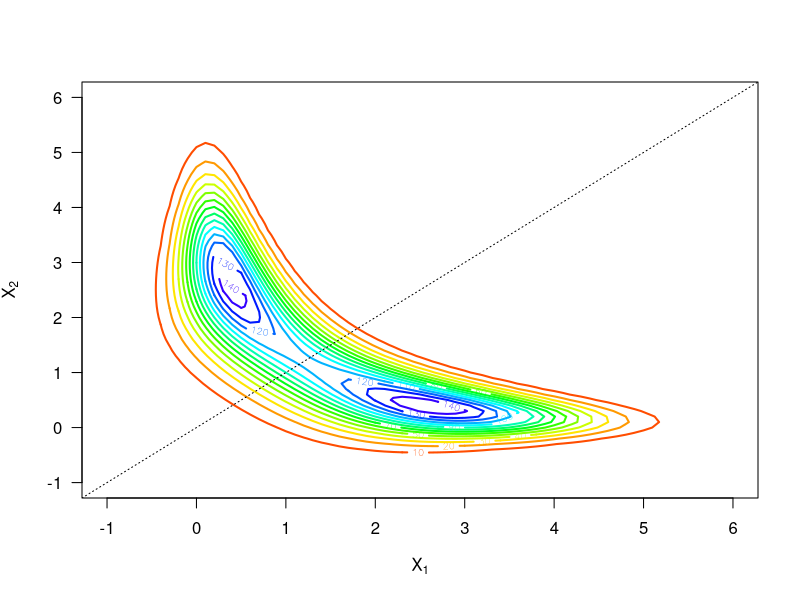

This figure's R source: (Note: this script raises an error after producing the figure.)
'wait' <- function()
  {
    t <- readline("\nPlease 'q' to quit the demo or any other key to continue...\n")
    if (t == "q") stop ("end of the demo")
  }

## Initialization
options(digits=4, max.print=40)

## Gelman and Meng (2001) kernel function
'GelmanMeng' <- function(x, A=1, B=0, C1=3, C2=3, log=TRUE)
  {
    if (is.vector(x))
      x <- matrix(x, nrow=1)
    r <- -.5 * (A*x[,1]^2*x[,2]^2 + x[,1]^2 + x[,2]^2
                - 2*B*x[,1]*x[,2] - 2*C1*x[,1] - 2*C2*x[,2])
    if (!log)
      r <- exp(r)
    as.vector(r)
  }
wait()

## Contour plot of the Gelman and Meng (2001) kernel function.
'PlotGelmanMeng' <- function(x1, x2)
  {
    GelmanMeng(cbind(x1,x2), log=FALSE)
  }
x1 <- x2 <- seq(from=-1, to=6, by=0.1)
z <- outer(x1, x2, FUN=PlotGelmanMeng)
contour(x1, x2, z, nlevel=20, las=1, lwd=2, col=rainbow(20),
        xlab=expression(X[1]), ylab=expression(X[2]))
abline(a=0, b=1, lty='dotted')
wait()

## Use AdMit to the Gelman and Meng (2001) kernel function.
set.seed(1234)
outAdMit <- AdMit(GelmanMeng, mu0=c(0,0.1))
print(outAdMit)
wait()

## Contour plot of the mixture approximation obtained with AdMit.
'PlotMit' <- function(x1, x2, mit)
  {
    dMit(cbind(x1, x2), mit=mit, log=FALSE)
  }
z <- outer(x1, x2, FUN=PlotMit, mit=outAdMit$mit)
contour(x1, x2, z, nlevel=20, las=1, lwd=2, col=rainbow(20),
        xlab=expression(X[1]), ylab=expression(X[2]))
abline(a=0, b=1, lty='dotted')
wait()

## Contour plot of the components of the mixture approximation
## obtained with AdMit.
par(mfrow=c(2,2))
for (h in 1:4)
  {
    mith <- list(p=1,
                 mu=outAdMit$mit$mu[h,,drop=FALSE],
                 Sigma=outAdMit$mit$Sigma[h,,drop=FALSE],
                 df=outAdMit$mit$df)
    z <- outer(x1, x2, FUN=PlotMit, mit=mith)
    contour(x1, x2, z, las=1, nlevel=20, lwd=2, col=rainbow(20),
            xlab=expression(X[1]), ylab=expression(X[2]))
    abline(a=0, b=1, lty='dotted')
    title(main=paste("component nr.", h))
  }
wait()

## Use importance sampling with the mixture approximation
## as the importance density.
outAdMitIS <- AdMitIS(KERNEL=GelmanMeng, mit=outAdMit$mit)
print(outAdMitIS)
wait()

## Use an alternative 'G' function in importance sampling
## for computing the covariance matrix.
'G.cov' <- function(theta, mu)
  {
    'G.cov_sub' <- function(x)
      (x-mu) %*% t(x-mu)
    
    theta <- as.matrix(theta)
    tmp <- apply(theta, 1, G.cov_sub)
    if (length(mu)>1)
      t(tmp)
    else
      as.matrix(tmp)
  }
outAdMitIS <- AdMitIS(KERNEL=GelmanMeng, G=G.cov, mit=outAdMit$mit, mu=c(1.459,1.459))
print(outAdMitIS)
V <- matrix(outAdMitIS$ghat,2,2)
print(V)
cov2cor(V)
wait()

## Use independence Metropolis-Hastings algorithm with
## the mixture approximation as the candidate density.
outAdMitMH <- AdMitMH(KERNEL=GelmanMeng, mit=outAdMit$mit)
print(outAdMitMH)
wait()

## Use some functions of the package 'coda' to obtain summaries from the MCMC output.
draws <- as.mcmc(outAdMitMH$draws[1001:1e5,])
colnames(draws) <- c("X1","X2")
summary(draws)$stat
summary(draws)$stat[,3]^2 / summary(draws)$stat[,4]^2
plot(draws)
wait()
    

  
    
  
